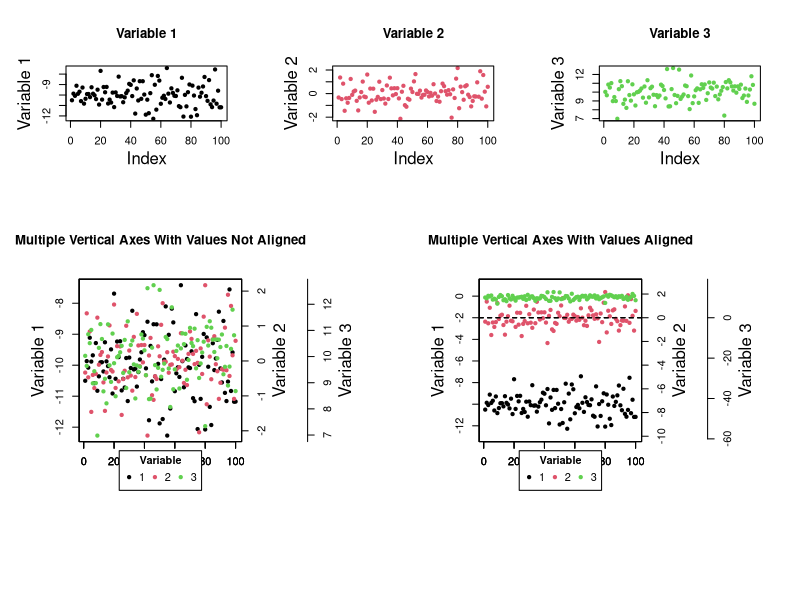

This chart was generated by the following R code:

# A Function for Aligning Values Across Multiple Vertical Axes

# David Moore
# davidblakneymoore@gmail.com
# March 2024


# The Explanation

# You may want to align a value (such as '0') on primary and secondary (or even
# tertiary or higher-order) vertical axes. Aligning values can't typically be
# done by default and may be difficult to do manually.

# Here is a function for determining how to align values optimally across
# multiple vertical axes such that there isn't unnecessary  additional space on
# the top or the bottom of any graph and such that the values will align
# perfectly across all vertical axes. This function returns the new axis limits
# for all the vertical axes.

# This function should be used when the vertical axes contain variables that
# are in different units.

# This function takes 6 arguments. Only the first is required.

# '...' are the numeric variables you wish to appear on the vertical axes.

# 'Data_Frame' is an optional argument you can provide if all the '...'
# arguments come from the same data frame and you only want to type the data
# frame name once.

# 'Values_to_Align = rep(0, length(list(...)))' are the values you wish to
# align across the vertical axes. The default for this argument is a vector of
# '0's. This argument must be a numeric vector and it must contain the same
# number of elements that there are variables being aligned.

# 'Variable_Weights = rep((1 / length(list(...))), length(list(...)))' are the
# weights assigned to each variable. To prevent certain variables from being
# crowded near the top or the bottom of the plot, a greater weight can be
# assigned to these variables, which ensures that these variables will take up
# more of the plotting region (at the expense of other variables, of course).
# The default for this argument is to assign all the variables the same weight.
# This argument must be a numeric vector, all the entries must be finite and
# nonnegative, and it must contain the same number of elements as there are
# variables being aligned.

# 'Upper_Axis_Buffers = rep(0.05, length(list(...)))' are the minimum fractions
# of blank space you wish to leave around the top of the graph for each
# variable (above each variable's plotted points). The default for each
# variable is '0.05' - in other words, at least 5 % of the space on the top of
# the graph will be empty above each variable's plotted points. This argument
# must be a numeric vector, all the entries must be between '0' and '1'
# (inclusive), and it must contain the same number of elements as there are
# variables being aligned.

# 'Lower_Axis_Buffers = rep(0.05, length(list(...)))' are the minimum fractions
# of blank space you wish to leave around the bottom of the graph for each
# variable (below each variable's plotted points). The default for each
# variable is '0.05' - in other words, at least 5 % of the space on the bottom
# of the graph will be empty below each variable's plotted points. This
# argument must be a numeric vector, all the entries must be between '0' and
# '1' (inclusive), and it must contain the same number of elements as there are
# variables being aligned.


# The Function

Aligning_Multiple_Vertical_Axes_Function <- function (..., Data_Frame, Values_to_Align = rep(0, length(list(...))), Variable_Weights = rep((1 / length(list(...))), length(list(...))), Upper_Axis_Buffers = rep(0.05, length(list(...))), Lower_Axis_Buffers = rep(0.05, length(list(...)))) {
  if (length(list(...)) <= 1) {
    stop ("There must be more than one variable to warrant aligning vertical axes.")
  }
  Variable_Names <- sapply(match.call(expand.dots = FALSE)$..., deparse)
  if (missing(Data_Frame)) {
    Data_Frame <- as.data.frame(list(...))
    colnames(Data_Frame) <- sapply(match.call(expand.dots = FALSE)$..., deparse)
  } else if (!missing(Data_Frame)) {
    if (class(Data_Frame) != "data.frame") {
      stop ("The 'Data_Frame' argument must be of class 'data.frame'.")
    }
    Data_Frame <- Data_Frame[, which(colnames(Data_Frame) %in% sapply(match.call(expand.dots = FALSE)$..., deparse))]
  }
  if (!all(sapply(Data_Frame, is.numeric))) {
    stop ("All columns of the data frame must contain numeric data.")
  }
  if (length(Values_to_Align) != ncol(Data_Frame)) {
    stop ("The 'Values_to_Align' argument must have the same number of elements as the 'Data_Frame' argument has columns.")
  }
  if (!is.numeric(Values_to_Align)) {
    stop ("The 'Values_to_Align' argument must be numeric.")
  }
  if (length(Variable_Weights) != ncol(Data_Frame)) {
    stop ("The 'Variable_Weights' argument must have the same number of elements as the 'Data_Frame' argument has columns.")
  }
  if (!is.numeric(Variable_Weights) | any(Variable_Weights < 0)) {
    stop ("The 'Variable_Weights' argument must contain numeric, nonnegative values.")
  }
  if (!is.numeric(Upper_Axis_Buffers) | any(Upper_Axis_Buffers < 0) | any(Upper_Axis_Buffers > 1)) {
    stop ("The 'Upper_Axis_Buffers' argument must contain numeric values that are between 0 and 1 (inclusive).")
  }
  if (length(Upper_Axis_Buffers) != length(list(...))) {
    stop ("The 'Upper_Axis_Buffers' argument must contain the same number of elements as there are variables to align across vertical axes.")
  }
  if (!is.numeric(Lower_Axis_Buffers) | any(Lower_Axis_Buffers < 0) | any(Lower_Axis_Buffers > 1)) {
    stop ("The 'Lower_Axis_Buffers' argument must contain numeric values that are between 0 and 1 (inclusive).")
  }
  if (length(Lower_Axis_Buffers) != length(list(...))) {
    stop ("The 'Lower_Axis_Buffers' argument must contain the same number of elements as there are variables to align across vertical axes.")
  }
  Values_to_Align <- as.list(Values_to_Align)
  Variable_Weights <- Variable_Weights / sum(Variable_Weights)
  Variable_Weights <- as.list(Variable_Weights)
  Number_of_Variables <- ncol(Data_Frame)
  Ranges <- lapply(Data_Frame, function (x) {
    c(min(x), max(x))
  })
  Ranges <- mapply(function (x, y) {
    if ((x[1] < y) & (x[2] < y)) {
      x[2] <- y
    } else if ((x[1] > y) & (x[2] > y)) {
      x[1] <- y
    }
    x
  }, x = Ranges, y = Values_to_Align, SIMPLIFY = FALSE)
  Ratios <- mapply(function (v, w) {
    (w - v[1]) / (v[2] - v[1])
  }, v = Ranges, w = Values_to_Align, SIMPLIFY = FALSE)
  Final_Ratio <- sum(mapply(function (a, b) {
    a * b
  }, a = Ratios, b = Variable_Weights))
  New_Ranges <- mapply(function (u, v, w, x) {
    if (x > Final_Ratio) {
      c(v[1], (v[1] + ((w - v[1]) / Final_Ratio)))
    } else if (x == Final_Ratio) {
      c(v[1], v[2])
    } else if (x < Final_Ratio) {
      c((v[2] - ((v[2] - w) / (1 - Final_Ratio))), v[2])
    }
  }, v = Ranges, w = Values_to_Align, x = Ratios, SIMPLIFY = FALSE)
  Final_Ranges <- mapply(function (x, y, z) {
    c((x[1] - (diff(c(x[1], x[2])) * z)), (x[2] + (diff(c(x[1], x[2])) * y)))
  }, x = New_Ranges, y = Upper_Axis_Buffers, z = Lower_Axis_Buffers, SIMPLIFY = FALSE)
  names(Final_Ranges) <- Variable_Names
  Final_Ranges <- lapply(Final_Ranges, function (x) {
    names(x) <- c("Minimum", "Maximum")
    x
  })
  Final_Ranges
}


# An Example

# Let's make up some data.

set.seed(100)
Number_of_Rows <- 100
Index <- seq_len(Number_of_Rows)
Variable_1 <- rnorm(Number_of_Rows, -10, 1)
Variable_2 <- rnorm(Number_of_Rows, 0, 1)
Variable_3 <- rnorm(Number_of_Rows, 10, 1)
Data_Frame <- data.frame(Index = Index, Variable_1 = Variable_1, Variable_2 = Variable_2, Variable_3 = Variable_3)

# Let's say that we want to align the values -2, 0, and 0 across the three
# vertical axes, respectively.

Values_to_Align = c(-2, 0, 0)

# Let's also weigh the first variable more heavily than the other two.

Variable_Weights <- c(0.75, 0.125, 0.125)

# Let's calculate the new axis limits that will allow these values to align.

(Final_Vertical_Axis_Limits <- Aligning_Multiple_Vertical_Axes_Function(Variable_1, Variable_2, Variable_3, Data_Frame = Data_Frame, Values_to_Align = Values_to_Align, Variable_Weights = Variable_Weights))

# Let's look at the output.

# $Variable_1
#    Minimum    Maximum 
# -12.904407   1.010182 
# 
# $Variable_2
#   Minimum   Maximum 
# -9.945447  2.745460 
# 
# $Variable_3
#   Minimum   Maximum 
# -58.37154  16.11357 

# Finally, let's make a plot.

layout(matrix(c(1, 1, 2, 2, 3, 3, 4, 4, 4, 5, 5, 5), ncol = 6, byrow = TRUE), heights = c((1 / 3), (2 / 3)))
par(mar = c(6, 5, 5, 3))
plot(Variable_1 ~ Index, data = Data_Frame, xlab = "", ylab = "", main = "Variable 1", pch = 20)
mtext("Index", 1, line = 2.5)
mtext("Variable 1", 2, line = 2.5)
plot(Variable_2 ~ Index, data = Data_Frame, xlab = "", ylab = "", main = "Variable 2", pch = 20, col = 2)
mtext("Index", 1, line = 2.5)
mtext("Variable 2", 2, line = 2.5)
plot(Variable_3 ~ Index, data = Data_Frame, xlab = "", ylab = "", main = "Variable 3", pch = 20, col = 3)
mtext("Index", 1, line = 2.5)
mtext("Variable 3", 2, line = 2.5)
par(mar = c(12, 6, 6, 12))
plot(Variable_1 ~ Index, data = Data_Frame, xlab = "", ylab = "", yaxt = "n", pch = 20, main = "Multiple Vertical Axes With Values Not Aligned")
axis(2, at = pretty(Data_Frame$Variable_1))
mtext("Index", 1, line = 2.5)
mtext("Variable 1", 2, line = 2.5)
par(new = T)
plot(Variable_2 ~ Index, data = Data_Frame, xlab = "", ylab = "", yaxt = "n", col = 2, pch = 20)
axis(4, at = pretty(Data_Frame$Variable_2))
mtext("Variable 2", 4, line = 2.5)
par(new = T)
plot(Variable_3 ~ Index, data = Data_Frame, xlab = "", ylab = "", yaxt = "n", col = 3, pch = 20)
axis(4, at = pretty(Data_Frame$Variable_3), line = 5)
mtext("Variable 3", 4, line = 7.5)
legend("bottom", xpd = TRUE, inset = c(0, -0.3), title = expression(paste(bold("Variable"))), legend = 1:3, col = 1:3, pch = 20, horiz = T)
plot(Variable_1 ~ Index, data = Data_Frame, xlab = "", ylab = "", yaxt = "n", ylim = Final_Vertical_Axis_Limits[[1]], pch = 20, main = "Multiple Vertical Axes With Values Aligned")
axis(2, at = pretty(range(Final_Vertical_Axis_Limits[[1]])))
mtext("Index", 1, line = 2.5)
mtext("Variable 1", 2, line = 2.5)
abline(h = Values_to_Align[1], lty = 2)
par(new = T)
plot(Variable_2 ~ Index, data = Data_Frame, xlab = "", ylab = "", yaxt = "n", ylim = Final_Vertical_Axis_Limits[[2]], col = 2, pch = 20)
axis(4, at = pretty(range(Final_Vertical_Axis_Limits[[2]])))
mtext("Variable 2", 4, line = 2.5)
abline(h = Values_to_Align[2], lty = 2)
par(new = T)
plot(Variable_3 ~ Index, data = Data_Frame, xlab = "", ylab = "", yaxt = "n", ylim = Final_Vertical_Axis_Limits[[3]], col = 3, pch = 20)
axis(4, at = pretty(range(Final_Vertical_Axis_Limits[[3]])), line = 5)
mtext("Variable 3", 4, line = 7.5)
abline(h = Values_to_Align[3], lty = 2)
legend("bottom", xpd = TRUE, inset = c(0, -0.3), title = expression(paste(bold("Variable"))), legend = 1:3, col = 1:3, pch = 20, horiz = T)

# This plot may be viewed in this repository.
